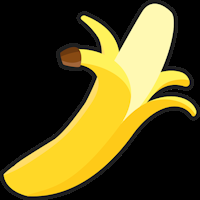
#> input picture banane.png, 200 x 200 px
$ python bac_a_sable_ter.py
#> lines starting #> are read from the running program, lines starting #| are printed output that depends on the picture; after the words box and inside, x2 and y2 are one past the last pixel; in counts of white or black regions, pixels touching at a corner belong together
### icone.py
from math import sqrt
import cv2 as cv
import numpy as np

class Icone:
    def __init__(self, fichier_image : str):
        """construit une icone avec : - une image en png pour la transparence - une coordonnée en x et y par défaut en haut à gauche - la taille par défaut de l'image en pixel"""
#> called with fichier_image = 'banane.png'
        self.x = 0
        self.y = 0
        self.dropped = False
        self.has_collision = False
        self.taille = 50
        self.image = cv.imread(fichier_image)
#> self.image is the input picture: shape (200, 200, 3); mean B, G, R 31.9, 82.1, 92.6
        # on reduit la taille de l'image
        self.image = cv.resize(self.image, (self.taille, self.taille))
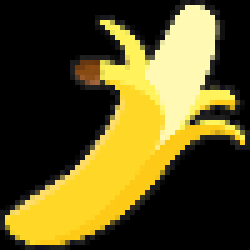
#> self.image: shape (50, 50, 3) (shown 5 times larger); mean B, G, R 31.9, 82.2, 92.7

    def create_mask(self):
        """création d'un masque pour la transparence des bord"""
        img2gray = cv.cvtColor(self.image, cv.COLOR_BGR2GRAY)
        ret, masque = cv.threshold(img2gray, 1, 255, cv.THRESH_BINARY)
        return masque

    # [7 lines left out: function afficher_icone, not called in this run]

    def afficher_icone_centre(self, fenetre, x, y):
        """afficher le centre de l'icone dans la fenetre aux coordonnées x et y"""
        if self.dropped:
            x=self.x
            y=self.y
        if x != None and y != None:
            masque = self.create_mask()
            # on affiche une banane
            zone_masque = fenetre[y-self.taille//2:self.taille//2+y,
                                  x-self.taille//2:self.taille//2+x]
            coord_x, coord_y, c = np.shape(zone_masque)
            self.y = y
            self.x = x
            if coord_x == self.taille and coord_y ==self.taille:
                zone_masque[np.where(masque)] = 0
                zone_masque += self.image

    # [10 lines left out: function afficher_icone_derriere, not called in this run]

def distance(a:tuple, b:tuple) -> float:
    """calcul une distance entre deux points"""
    return sqrt((a[0]-b[0])**2 + (a[1]-b[1])**2)

### kart.py
import cv2 as cv
import numpy as np
from math import sqrt
#from icone import Icone

class Kart():
    def __init__(self, numero : int):
        """un Kart identifié par son id (de 1 à 4)"""
        self.id = numero
        self.has_banana = False
        self.x = 0
        self.y = 0
        self.rayon = 50
        self.arriere_x = 0
        self.arriere_y = 0


### bac_a_sable_ter.py
import cv2 as cv
import numpy as np
from icone import Icone
from kart import Kart
from math import sqrt


cap = cv.VideoCapture(0)
largeur  = cap.get(cv.CAP_PROP_FRAME_WIDTH )
hauteur = cap.get(cv.CAP_PROP_FRAME_HEIGHT )

#définition du dictionnaire de markers
dico = cv.aruco.getPredefinedDictionary(cv.aruco.DICT_4X4_250)
#création des parametres du détecteur
parametres =  cv.aruco.DetectorParameters()
#création du détecteur
detecteur = cv.aruco.ArucoDetector(dico, parametres)


k1=Kart(1)
k2=Kart(2)
k3=Kart(3)
k4=Kart(4)
k2.has_banana = True
k1.has_banana = True

b1 = Icone('banane.png')
b2 = Icone('banane.png')
b3 = Icone('banane.png')
b4 = Icone('banane.png')
#c = Icone('champignon.png')
#ca = Icone('carapace.png')
#taille_image_banane = c.taille

def milieu_segment(A, B):
    x_A = int(A[0])
    y_A = int(A[1])
    x_B = int(B[0])
    y_B = int(B[1])
    x_M = int((x_A+x_B)/2.0)
    y_M = int((y_A+y_B)/2.0)
    return x_M, y_M

def coord_queue(A, B, C, D):
    """a partir des coordonnées des 4 coins du tag, on renvoie la coordonnées à l'arrière du kart"""
    #calcul du point milieu de AB
    E = milieu_segment(A, B)
    #calcul du point milieu de DC
    F = milieu_segment(D, C)
    #calcul du vecteur EF
    x_EF = F[0] - E[0]
    y_EF = F[1] - E[1]
    #coord de queue
    x_queue = int(F[0] + x_EF*1.5)
    y_queue = int(F[1] + y_EF*1.5)
    return x_queue, y_queue

def rayon_tag(A, C):
    """on calcul le rayon d'un tag"""
    diagonale = sqrt((int(A[0])-int(C[0]))**2 + (int(A[1])-int(C[1]))**2)
    return int(diagonale/2)

def position_kart(coins_marker, id_markers):
    """une fonction qui prend les marqueurs détéctés et met à jour les positions des karts"""
    for (markerCorner, markerID) in zip(coins_marker, id_markers):

        coins = markerCorner.reshape((4, 2))
        #les coins A, B, C et D  sont respectivement  haut _gauche, haut _droite, bas_ droite, bas_ gauche
        (point_A, point_B, point_C, point_D) = coins
        #print(coins)
        rayon = rayon_tag(point_A, point_C)
        #on centre sur le bas du tag
        kart_x ,kart_y = milieu_segment(point_C, point_D)

        if markerID[0] == 1:
            k1.x, k1.y = kart_x ,kart_y
            k1.rayon = int(rayon*1.3)
        if markerID[0] == 2:
            k2.x, k2.y = kart_x ,kart_y
            k2.rayon = int(rayon*1.3)
            k2.arriere_x, k2.arriere_y = coord_queue(point_A, point_B, point_C, point_D)
            cv.circle(img, coord_queue(point_A, point_B, point_C, point_D), 2, (255, 0, 0), 5)
        if markerID[0] == 3:
            k3.x, k3.y = kart_x ,kart_y
            k3.rayon = int(rayon*1.3)
        if markerID[0] == 4:
            k4.x, k4.y = kart_x ,kart_y
            k4.rayon = int(rayon*1.3)

###########################################################################
            #programme principal#
###########################################################################
while True:
    success, img = cap.read()
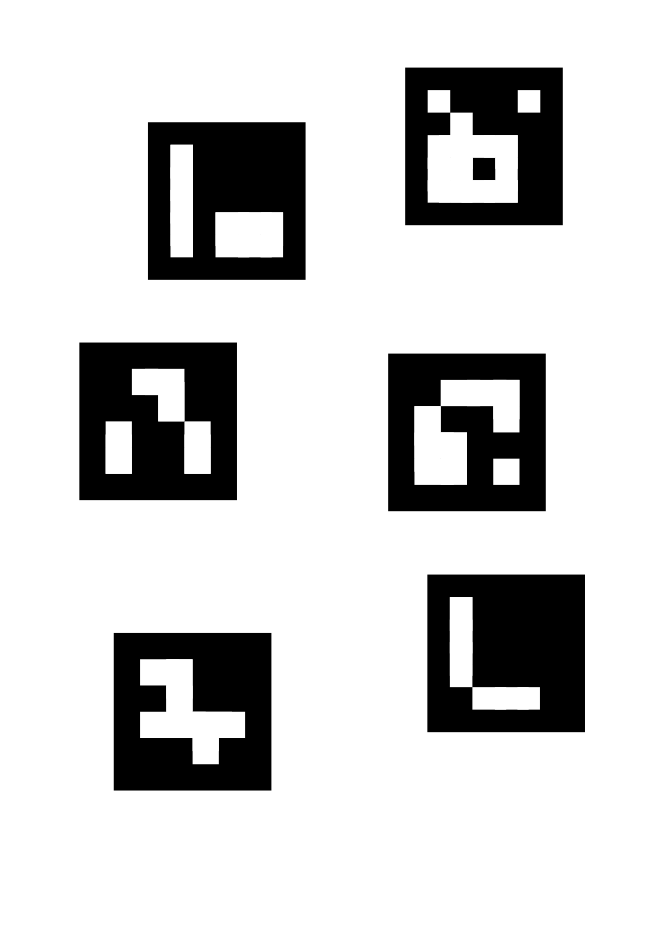
#> input picture 6markers_test.png, 662 x 936 px, given in place of the camera
#> img is the input picture: shape (936, 662, 3); min 0, max 255, mean 207.6
    # détection des markers avec renvoie des coins, des ids et des rejets
    coins_marker, id_markers, candidats_rejetes = detecteur.detectMarkers(img)
#> coins_marker = ([[388, 353], [545, 353], [545, 510], [388, 510]], [[236, 499], [79, 499], [79, 342], [236, 342]], [[114, 633], [271, 633], [270, 790], [114, 790]]); id_markers = [5, 3, 7]; candidats_rejetes = 13 items
    #si on détecte quelque chose de valable
    if np.any(id_markers):
        #pour chaque couple de coins et son id trouvé dans l'ensemble détecté
        position_kart(coins_marker,id_markers)
#> the loop in position_kart, `for (markerCorner, markerID) in zip(coins_marker, id_markers): ` made 3 passes
#> (markerID, point_A, point_B, diagonale in rayon_tag, rayon) on pass 2: ([3], [236, 499], [79, 499], 222, 111)
#> (markerID, point_A, point_B, diagonale in rayon_tag, rayon) on passes 1, 3: ([5], [388, 353], [545, 353], 222, 111), ([7], [114, 633], [271, 633], 221.3, 110)

    #cv.circle(img, (k1.x, k1.y), k1.rayon, (0, 0, 255), 1)
    cv.circle(img, (k2.x, k2.y), k2.rayon, (0, 0, 255), 1)
#> img: shape (936, 662, 3); 0.01% of pixels changed, all inside (x1, y1, x2, y2) = (0, 0, 51, 51)
    #cv.circle(img, (k3.x, k3.y), k3.rayon, (0, 0, 255), 1)
    #cv.circle(img, (k4.x, k4.y), k4.rayon, (0, 0, 255), 1)

    if k1.has_banana:
        b1.afficher_icone_centre(img, k1.x, k1.y)
#> in create_mask, `img2gray = cv.cvtColor(self.image, cv.COLOR_BGR2GRAY)`:
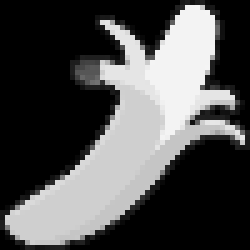
#> img2gray: shape (50, 50) (shown 5 times larger); min 0, max 244, mean 79.6
#> in create_mask, `ret, masque = cv.threshold(img2gray, 1, 255, cv.THRESH_BINARY)`:
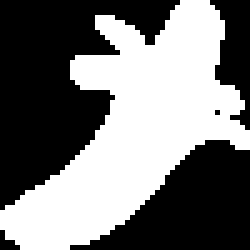
#> masque: shape (50, 50) (shown 5 times larger); 46.6% white; 1 white region, box (x1, y1, x2, y2) and area: (0, 0, 50, 50) 1164
#> in afficher_icone_centre, `zone_masque = fenetre[y-self.taille//2:self.taille//2+y, x-self.taille..`: zone_masque = empty array
#> in afficher_icone_centre, `self.y = y`: self.y = 0

    if k2.has_banana:
        b2.afficher_icone_centre(img, k2.arriere_x, k2.arriere_y)

    if k3.has_banana:
        b3.afficher_icone_centre(img, k3.x, k3.y)

    if k4.has_banana:
        b4.afficher_icone_centre(img, k4.x, k4.y)

    img = cv.flip(img, 1)
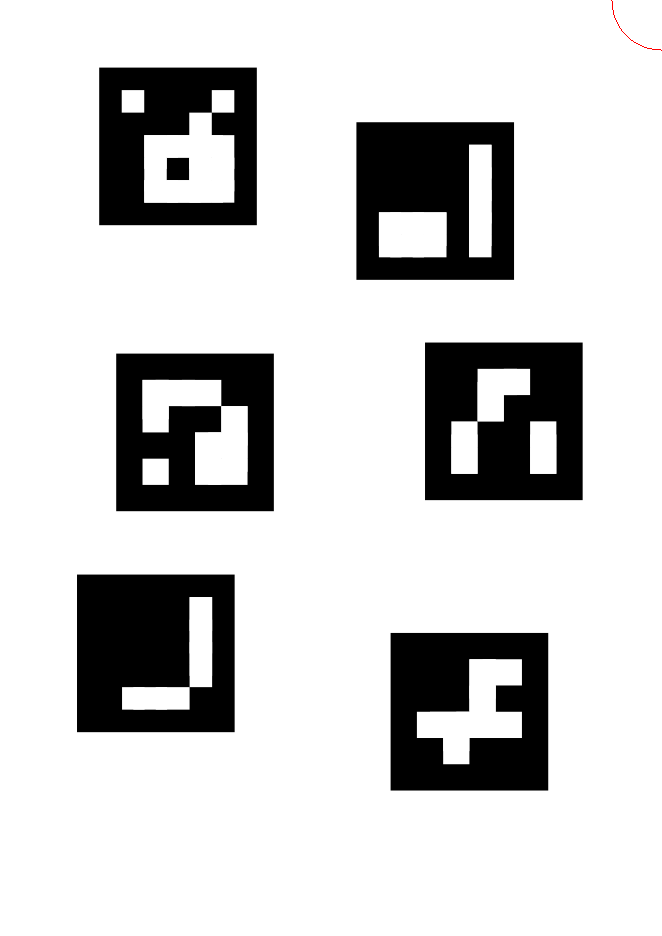
#> img: shape (936, 662, 3); mean B, G, R 207.5, 207.5, 207.6
    cv.imshow("Piste", img)
    #on appui sur 'd' pour lacher la banane de k1
    if cv.waitKey(1) & 0xFF == ord('d'):
#> (key q is pressed here)
        b1.dropped=True

    #un délai et l'événement touche 'q' enfoncée

    if cv.waitKey(1) & 0xFF == ord('q'):
#> (key q is pressed here)
        cv.destroyAllWindows()
        break

cv.destroyAllWindows()
